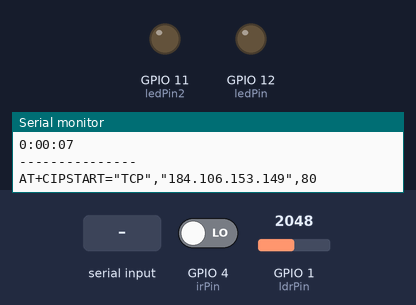
This sketch was run on a simulated ESP32-S3. On the bench: output pins drawn as LEDs (lit = HIGH), the last lines printed to the serial monitor. Dashed ring = blinking. Inputs (shaded band) come from the test bench; at power-on: GPIO 1 (ldrPin) = 2048, GPIO 4 (irPin) LOW. The modem accepts every AT command (registered, SIM ready, sends succeed) and sends nothing else.

Above: at 8.2 s.
8.3 s: GPIO 1 (ldrPin) set to 318
11.5 s: GPIO 1 (ldrPin) set to 269
At 12.9 s:
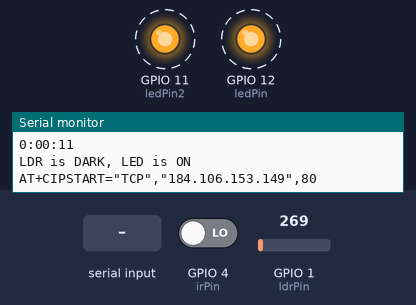
18.4 s: GPIO 1 (ldrPin) set to 340
At 18.4 s:
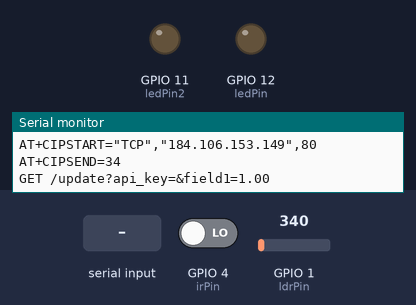
19.9 s: GPIO 4 (irPin) driven HIGH
At 21.9 s:
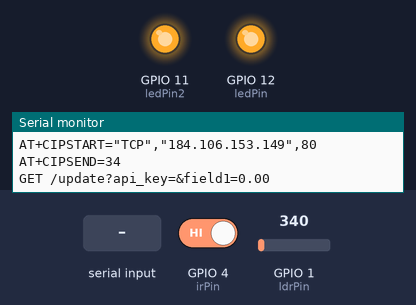
26.8 s: "90,45\n" received over Serial
29.2 s: GPIO 4 (irPin) driven LOW
At 35.3 s:
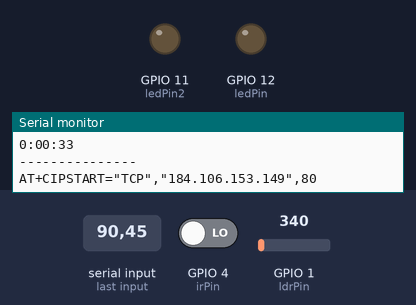
Timing chart, 0 to 36.8 s (numbered marks = the images above; inputs shaded):
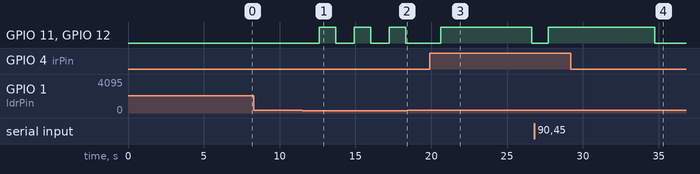

Measured:
- the behaviour switches between 301 and 300 on GPIO 1 (ldrPin) (found by bisection; images 0 and 1)
- after the input at 11.5 s, GPIO 11 (ledPin2), GPIO 12 (ledPin): alternates HIGH for 1.1 s and LOW for 1.2 s, starting after 1.1 s
- after the input at 18.4 s, GPIO 11 (ledPin2), GPIO 12 (ledPin): stays LOW (without the input it goes to HIGH after 1.1 s)
- after the input at 19.9 s, GPIO 11 (ledPin2), GPIO 12 (ledPin): LOW → HIGH after 0.72 s, → LOW 6.0 s later
- after the input at 29.2 s, GPIO 11 (ledPin2), GPIO 12 (ledPin): goes on until 34.7 s, then stays LOW

The sketch:

convolution_proj.ino
```cpp
#include <SoftwareSerial.h>
#include <WiFi.h>
#include <WiFiUDP.h>
#include<TimeLib.h>
#include <Wire.h>
#include <DS1307RTC.h>  // a basic DS1307 library that returns time as a time_t

SoftwareSerial espSerial =  SoftwareSerial(2,3);      // arduino RX pin=2  arduino TX pin=3    connect the arduino RX pin to esp8266 module TX pin   -  connect the arduino TX pin to esp8266 module RX pin

const int irPin = 4;
const int ldrPin = A0;
const int ledPin = 12;
const int ledPin2 = 11;
int val=0;
int state=LOW;

String apiKey = "";     // replace with your channel's thingspeak WRITE API key
String ssid="";    // Wifi network SSID
String password ="";  // Wifi network password

boolean DEBUG=true;

//======================================================================== showResponce
void showResponse(int waitTime){
    long t=millis();
    char c;
    while (t+waitTime>millis()){
      if (espSerial.available()){
        c=espSerial.read();
        if (DEBUG) Serial.print(c);
      }
    }

}

//========================================================================
boolean thingSpeakWrite(float value1){
  String cmd = "AT+CIPSTART=\"TCP\",\"";                  // TCP connection
  cmd += "184.106.153.149";                               // api.thingspeak.com
  cmd += "\",80";
  espSerial.println(cmd);
  if (DEBUG) Serial.println(cmd);
  if(espSerial.find("Error")){
    if (DEBUG) Serial.println("AT+CIPSTART error");
    return false;
  }

  //making tcp connections
  String getStr = "GET /update?api_key=";   // prepare GET string
  getStr += apiKey;

  getStr +="&field1=";
  getStr += String(value1);

  // getStr +="&field3=";
  // getStr += String(value3);
  // ...
  getStr += "\r\n";

  // send data length
  cmd = "AT+CIPSEND=";
  cmd += String(getStr.length());
  espSerial.println(cmd);
  if (DEBUG)  Serial.println(cmd);

  delay(100);
  if(espSerial.find(">")){
    espSerial.print(getStr);   //request to the server
    if (DEBUG)  Serial.print(getStr);
  }
  else{
    espSerial.println("AT+CIPCLOSE");
    // alert user
    if (DEBUG)   Serial.println("AT+CIPCLOSE");
    return false;
  }
  return true;
}
//================================================================================ setup
void setup() {
  DEBUG=true;           // enable debug serial
  Serial.begin(9600);

   pinMode(ledPin, OUTPUT);
   pinMode(ledPin2, OUTPUT);
   pinMode(irPin, INPUT);
   pinMode(ldrPin, INPUT);

  espSerial.begin(9600);  // enable software serial
                          // Your esp8266 module's speed is probably at 115200.
                          // For this reason the first time set the speed to 115200 or to your esp8266 configured speed
                          // and upload. Then change to 9600 and upload again

  espSerial.println("AT+RST");         // Enable this line to reset the module;
  showResponse(1000);

  espSerial.println("AT+UART_CUR=9600,8,1,0,0");    // Enable this line to set esp8266 serial speed to 9600 bps
  //showResponse(1000);


  espSerial.println("AT+CWMODE=1");   // set esp8266 as client
  showResponse(1000);

  espSerial.println("AT+CWJAP=\""+ssid+"\",\""+password+"\"");  // set your home router SSID and password
  showResponse(5000);

  if (DEBUG)  Serial.println("Setup completed");
}


// ====================================================================== loop
void loop() {

  // Read sensor values

   int ldrStatus = analogRead(ldrPin);
    if (Serial.available()) {
    time_t t = processSyncMessage();
    if (t != 0) {
      RTC.set(t);   // set the RTC and the system time to the received value
      setTime(t);
    }
  }
  digitalClockDisplay();
  delay(1000);


  if(ldrStatus <=300) {             //controlling led using ldr sensor
  digitalWrite(ledPin, HIGH);
  digitalWrite(ledPin2, HIGH);
  Serial.println("LDR is DARK, LED is ON");
  thingSpeakWrite(1);
  }

  else {
  digitalWrite(ledPin, LOW);
   digitalWrite(ledPin2, LOW);
  Serial.println("---------------");
  thingSpeakWrite(0);
  }

  val = digitalRead(irPin);   // read sensor value
  if (val == HIGH) {           // check if the sensor is HIGH
    digitalWrite(ledPin, HIGH);  // turn LED ON
    digitalWrite(ledPin2, HIGH);
    delay(5000);                // delay 100 milliseconds

    if (state == LOW) {
      Serial.println("Motion detected!");
      state = HIGH;       // update variable state to HIGH
    }
  }
  else {
      digitalWrite(ledPin, LOW); // turn LED OFF
      digitalWrite(ledPin2, LOW);
      delay(200);             // delay 200 milliseconds

      if (state == HIGH){
        Serial.println("Motion stopped!");
        state = LOW;       // update variable state to LOW
    }
  }

}
void digitalClockDisplay(){
  // digital clock display of the time
  Serial.print(hour());
  printDigits(minute());
  printDigits(second());
  Serial.print(" ");
  Serial.println();
}
void printDigits(int digits){
  // utility function for digital clock display: prints preceding colon and leading 0
  Serial.print(":");
  if(digits < 10)
    Serial.print('0');
  Serial.print(digits);
}

/*  code to process time sync messages from the serial port   */
#define TIME_HEADER  "T"   // Header tag for serial time sync message

unsigned long processSyncMessage() {
  unsigned long pctime = 0L;
  const unsigned long DEFAULT_TIME = 1357041600; // Jan 1 2013

  if(Serial.find(TIME_HEADER)) {
     pctime = Serial.parseInt();
     return pctime;
     if( pctime < DEFAULT_TIME) { // check the value is a valid time (greater than Jan 1 2013)
       pctime = 0L; // return 0 to indicate that the time is not valid
     }
  }
  return pctime;
}
```
